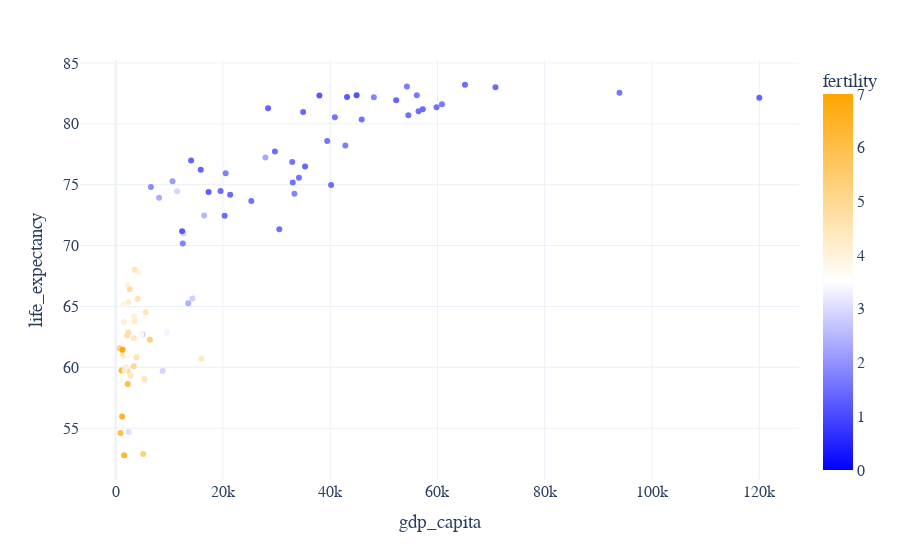

Write notebook code for a chart like this one.
### Code cell
color_list = px.colors.sequential.Viridis  # or just "Viridis"
#color_list = ["blue", "orange"]
color_list = ["blue", "white", "orange"]


px.scatter(df, x='gdp_capita', y='life_expectancy', color='fertility',
           color_continuous_scale=color_list,
           range_color=[0,7])
